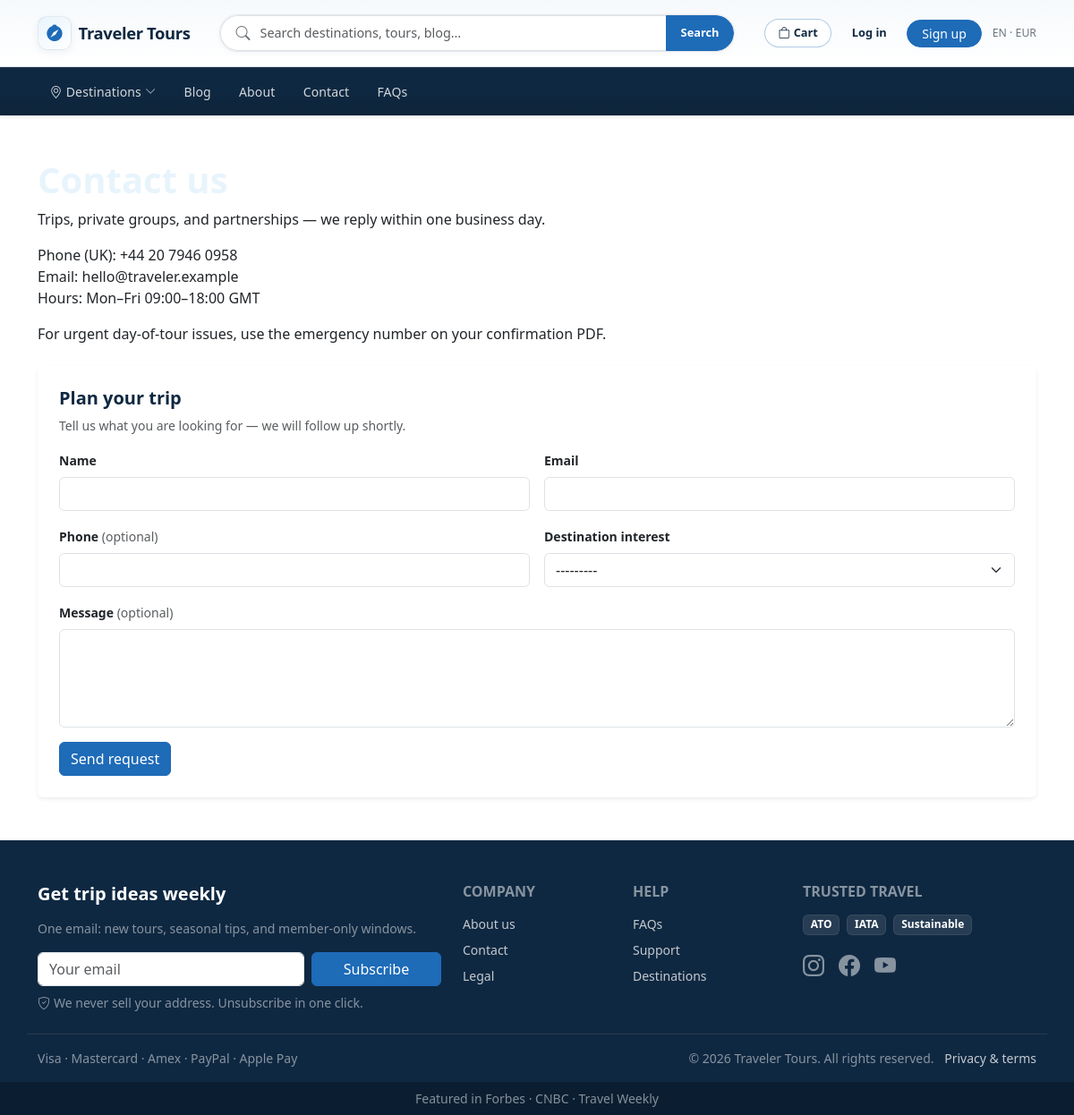
Page /contact/ on the committed database.
### website/models.py (models this page shows, shortened)
class SiteSettings(models.Model):
    site_name = models.CharField(max_length=120, default="Traveler")
    search_placeholder = models.CharField(
        max_length=160,
        default="Where do you want to go?",
    )
    header_account_url = models.URLField(
        max_length=500,
        blank=True,
        help_text="Leave blank to use this site’s /account/ (recommended). If set, an extra “External account” link appears in the header only.",
    )
    header_cart_url = models.URLField(
        max_length=500,
        blank=True,
        help_text="Leave blank to use this site’s /cart/ (recommended). If set, an extra “External cart” link appears in the header only.",
    )
    header_locale_label = models.CharField(max_length=80, default="EN · USD", blank=True)
    default_hero_image_url = models.URLField(
        max_length=500,
        blank=True,
        help_text="Used when the home hero URL is empty.",
    )
    default_card_image_url = models.URLField(
        max_length=500,
        blank=True,
        help_text="Fallback for blog/destination cards without an image.",
    )
    newsletter_title = models.CharField(max_length=200, default="Get travel inspiration")
    newsletter_subtitle = models.CharField(max_length=300, blank=True)
    newsletter_fine_print = models.CharField(max_length=300, blank=True)
    footer_payment_line = models.CharField(max_length=200, blank=True)
    press_bar_intro = models.CharField(max_length=120, default="As seen in", blank=True)
    copyright_holder = models.CharField(max_length=200, default="Traveler", blank=True)
    class Meta:
        verbose_name_plural = "Site settings"
    @classmethod
    def load(cls):
        obj, _ = cls.objects.get_or_create(pk=1)
        return obj

class SitePage(models.Model):
    class PageKey(models.TextChoices):
        HOME = "home", "Home"
        ABOUT = "about", "About"
        CONTACT = "contact", "Contact"
        FAQS = "faqs", "FAQs"
        LEGAL = "legal", "Legal"
    page_key = models.CharField(
        max_length=20,
        choices=PageKey.choices,
        unique=True,
    )
    title = models.CharField(max_length=200)
    intro = models.TextField(
        blank=True,
        help_text="Short text below the title (plain text).",
    )
    body = models.TextField(
        blank=True,
        help_text="Main copy (plain text; line breaks preserved on the site).",
    )
    show_lead_form = models.BooleanField(
        default=False,
        help_text="If enabled, the lead capture form appears on this page (in addition to Contact).",
    )
    featured_destinations = models.ManyToManyField(
        "Destination",
        blank=True,
        related_name="featured_on_pages",
        help_text="Pinned destinations with quick links to hub and sub-pages.",
    )
    featured_blog_posts = models.ManyToManyField(
        "BlogPost",
        blank=True,
        related_name="featured_on_pages",
    )
    featured_tours = models.ManyToManyField(
        "Tour",
        blank=True,
        related_name="featured_on_pages",
    )
    featured_attractions = models.ManyToManyField(
        "Attraction",
        blank=True,
        related_name="featured_on_pages",
    )
    featured_things_to_do = models.ManyToManyField(
        "ThingToDo",
        blank=True,
        related_name="featured_on_pages",
    )
    class Meta:
        ordering = ["page_key"]

class FooterNavLink(models.Model):
    class Column(models.TextChoices):
        COMPANY = "company", "Company"
        HELP = "help", "Help"
    column = models.CharField(max_length=20, choices=Column.choices)
    label = models.CharField(max_length=120)
    href = models.CharField(
        max_length=400,
        help_text="Path like /about/ or full URL.",
    )
    sort_order = models.PositiveIntegerField(default=0)
    class Meta:
        ordering = ["column", "sort_order", "id"]

class FooterTrustBadge(models.Model):
    label = models.CharField(max_length=80)
    sort_order = models.PositiveIntegerField(default=0)
    class Meta:
        ordering = ["sort_order", "id"]

class SocialLink(models.Model):
    class Network(models.TextChoices):
        INSTAGRAM = "instagram", "Instagram"
        FACEBOOK = "facebook", "Facebook"
        YOUTUBE = "youtube", "YouTube"
        TWITTER = "twitter", "X / Twitter"
        TIKTOK = "tiktok", "TikTok"
    network = models.CharField(max_length=20, choices=Network.choices)
    url = models.URLField(max_length=500)
    sort_order = models.PositiveIntegerField(default=0)
    class Meta:
        ordering = ["sort_order", "id"]
    def icon_bootstrap(self):
        m = {
            self.Network.INSTAGRAM: "bi-instagram",
            self.Network.FACEBOOK: "bi-facebook",
            self.Network.YOUTUBE: "bi-youtube",
            self.Network.TWITTER: "bi-twitter-x",
            self.Network.TIKTOK: "bi-tiktok",
        }
        return m.get(self.network, "bi-link-45deg")

class PressMention(models.Model):
    name = models.CharField(max_length=120)
    sort_order = models.PositiveIntegerField(default=0)
    class Meta:
        ordering = ["sort_order", "id"]

### website/views.py (the view)
# urls.py: path("contact/", views.contact, name="contact"),
def contact(request):
    page = get_site_page(SitePage.PageKey.CONTACT)
    initial = {
        "source_page": SitePage.PageKey.CONTACT,
        "next": reverse("contact"),
    }
    if request.user.is_authenticated:
        u = request.user
        initial["name"] = u.get_full_name() or u.get_username()
        initial["email"] = u.email
        if hasattr(u, "profile"):
            initial["phone"] = u.profile.phone
    form = LeadForm(initial=initial)
    return render(
        request,
        "website/contact.html",
        {"site_page": page, "lead_form": form},
    )

### website/templates/website/contact.html (shortened to what this page needs)
{% extends "website/base.html" %}
{% block content %}
<h1>{{ site_page.title }}</h1>
{% if site_page.intro %}<p>{{ site_page.intro|linebreaksbr }}</p>{% endif %}
{% if site_page.body %}<div>{{ site_page.body|linebreaks }}</div>{% endif %}
{% include "website/includes/lead_form.html" %}
{% endblock %}

### website/templates/website/includes/site_header.html (shortened to what this page needs)
<header class="cw-site-header sticky-top shadow-sm" style="z-index: 1030;">
  <div class="cw-topbar">
    <div class="container py-2 py-lg-3">
      <div class="d-flex flex-column flex-lg-row align-items-stretch align-items-lg-center gap-2 gap-lg-3">
        <div class="d-flex align-items-center justify-content-between min-w-0">
          <a href="{% url 'home' %}" class="cw-header-brand text-decoration-none d-flex align-items-center gap-2 min-w-0">
            <span class="cw-header-brand__mark d-flex align-items-center justify-content-center flex-shrink-0" aria-hidden="true">
              <i class="bi bi-compass-fill"></i>
            </span>
            <span class="cw-header-brand__text text-truncate">{{ site_settings.site_name }}</span>
          </a>
        </div>
        <form class="cw-header-search flex-lg-grow-1 mx-lg-auto" method="get" action="{% url 'search' %}" role="search" style="max-width: 36rem;">
          <div class="input-group cw-header-search__group">
            <span class="input-group-text border-end-0 bg-transparent ps-3 rounded-start-pill"><i class="bi bi-search text-secondary" aria-hidden="true"></i></span>
            <input
              id="cw-global-search"
              type="search"
              name="q"
              class="form-control border-start-0 ps-0"
              placeholder="{{ site_settings.search_placeholder }}"
              value="{{ request.GET.q|default:'' }}"
              autocomplete="off"
            >
            <button type="submit" class="btn btn-cw-accent px-3 rounded-end-pill" aria-label="Search">
              <span class="d-none d-sm-inline">Search</span>
            </button>
          </div>
        </form>
        <div class="d-none d-lg-flex align-items-center justify-content-end flex-wrap gap-2 flex-shrink-0 cw-header-toolbar" role="navigation" aria-label="Account and cart">
          <a href="{% url 'account_cart' %}" class="btn btn-sm cw-header-btn-cart position-relative">
            <i class="bi bi-bag me-1" aria-hidden="true"></i>Cart
          </a>
          {% if user.is_authenticated %}
          <div class="dropdown">
            <button class="btn btn-sm cw-header-btn-account dropdown-toggle" type="button" data-bs-toggle="dropdown" data-bs-auto-close="outside" aria-expanded="false" aria-label="Account menu">
              <i class="bi bi-person-circle me-1" aria-hidden="true"></i>Account
            </button>
            <ul class="dropdown-menu dropdown-menu-end shadow border-0 rounded-3 py-2 cw-header-dropdown">
              <li><a class="dropdown-item rounded-2" href="{% url 'account_home' %}">Overview</a></li>
              <li><a class="dropdown-item rounded-2" href="{% url 'account_profile' %}">Profile &amp; settings</a></li>
              <li><a class="dropdown-item rounded-2" href="{% url 'account_inquiries' %}">My inquiries</a></li>
              <li><hr class="dropdown-divider my-2"></li>
              <li>
                <form method="post" action="{% url 'account_logout' %}" class="px-2 m-0">
                  {% csrf_token %}
                  <button type="submit" class="dropdown-item rounded-2 text-danger">Log out</button>
                </form>
              </li>
            </ul>
          </div>
          {% else %}
          <a href="{% url 'account_login' %}" class="btn btn-sm cw-header-btn-ghost">Log in</a>
          <a href="{% url 'account_signup' %}" class="btn btn-sm btn-cw-accent rounded-pill px-3">Sign up</a>
          {% endif %}
          {% if site_settings.header_locale_label %}<span class="small text-secondary ms-1">{{ site_settings.header_locale_label }}</span>{% endif %}
        </div>
      </div>
    </div>
  </div>
  <nav class="navbar navbar-expand-lg navbar-dark cw-main-nav py-0">
    <div class="container">
      <div class="collapse navbar-collapse pb-lg-0 cw-main-nav__collapse" id="cwMainNav">
        <ul class="navbar-nav me-auto mb-2 mb-lg-0 py-lg-2 cw-main-nav__links">
          <li class="nav-item cw-nav-dest d-none d-lg-block position-relative">
            <a href="{% url 'destination_list' %}" class="nav-link cw-main-nav__link cw-nav-dest__trigger d-inline-flex align-items-center gap-1">
              <i class="bi bi-geo-alt d-inline" aria-hidden="true"></i>
              <span>Destinations</span>
              <i class="bi bi-chevron-down cw-nav-dest__caret small" aria-hidden="true"></i>
            </a>
          </li>
          <li class="nav-item">
            <a class="nav-link cw-main-nav__link" href="{% url 'blog_index' %}">Blog</a>
          </li>
          <li class="nav-item">
            <a class="nav-link cw-main-nav__link" href="{% url 'about' %}">About</a>
          </li>
          <li class="nav-item">
            <a class="nav-link cw-main-nav__link" href="{% url 'contact' %}">Contact</a>
          </li>
          <li class="nav-item">
            <a class="nav-link cw-main-nav__link" href="{% url 'faqs' %}">FAQs</a>
          </li>
        </ul>
      </div>
    </div>
  </nav>
</header>

### website/templates/website/includes/site_footer.html (shortened to what this page needs)
{% load site_tags %}
<footer class="cw-footer bg-cw-navy-deep text-white pt-5 pb-0 mt-auto">
  <div class="container">
    <div class="row g-4 pb-4 border-bottom border-secondary border-opacity-25">
      <div class="col-lg-5">
        <h2 class="h5 fw-bold mb-3">{{ site_settings.newsletter_title }}</h2>
        {% if site_settings.newsletter_subtitle %}
        <p class="small text-white-50 mb-3">{{ site_settings.newsletter_subtitle }}</p>
        {% endif %}
        <form method="post" action="{% url 'lead_submit' %}" class="row g-2 align-items-stretch">
          <div class="col-sm-8">
            <input
              id="footer-email"
              type="email"
              name="email"
              class="form-control"
              placeholder="Your email"
              required
              autocomplete="email"
            >
          </div>
          <div class="col-sm-4">
            <button type="submit" class="btn btn-cw-accent w-100">Subscribe</button>
          </div>
        </form>
        {% if site_settings.newsletter_fine_print %}
        <p class="small text-white-50 mt-2 mb-0">
          <i class="bi bi-shield-check me-1" aria-hidden="true"></i>{{ site_settings.newsletter_fine_print }}
        </p>
        {% endif %}
      </div>
      <div class="col-6 col-md-3 col-lg-2">
        <h3 class="h6 text-uppercase fw-bold text-white-50 mb-3">Company</h3>
        <ul class="list-unstyled small mb-0">
          {% for link in footer_company_links %}
          <li class="mb-2"><a href="{% cw_href link.href %}">{{ link.label }}</a></li>
          {% empty %}
          <li class="mb-2"><a href="{% url 'about' %}">About us</a></li>
          {% endfor %}
        </ul>
      </div>
      <div class="col-6 col-md-3 col-lg-2">
        <h3 class="h6 text-uppercase fw-bold text-white-50 mb-3">Help</h3>
        <ul class="list-unstyled small mb-0">
          {% for link in footer_help_links %}
          <li class="mb-2"><a href="{% cw_href link.href %}">{{ link.label }}</a></li>
          {% empty %}
          <li class="mb-2"><a href="{% url 'faqs' %}">FAQs</a></li>
          {% endfor %}
        </ul>
      </div>
      <div class="col-md-6 col-lg-3">
        <h3 class="h6 text-uppercase fw-bold text-white-50 mb-3">Trusted travel</h3>
        <div class="d-flex flex-wrap gap-2 mb-3">
          {% for b in footer_trust_badges %}
          <span class="badge bg-white bg-opacity-10 border border-secondary border-opacity-25">{{ b.label }}</span>
          {% empty %}
          <span class="badge bg-white bg-opacity-10 border border-secondary border-opacity-25">ATO</span>
          {% endfor %}
        </div>
        <div class="d-flex gap-3 fs-4">
          {% for s in social_links %}
          <a href="{{ s.url }}" class="text-white-50" rel="noopener noreferrer" target="_blank" aria-label="{{ s.get_network_display }}"><i class="bi {{ s.icon_bootstrap }}"></i></a>
          {% endfor %}
        </div>
      </div>
    </div>
    <div class="row align-items-center py-3 small text-white-50">
      <div class="col-md-6 mb-2 mb-md-0">
        {% if site_settings.footer_payment_line %}
        {{ site_settings.footer_payment_line }}
        {% else %}
        <span class="me-3"><i class="bi bi-credit-card me-1"></i>Visa</span>
        <span class="me-3">MC</span>
        <span><i class="bi bi-paypal me-1"></i>PayPal</span>
        {% endif %}
      </div>
      <div class="col-md-6 text-md-end">
        © {% now "Y" %} {{ site_settings.copyright_holder|default:site_settings.site_name }}. All rights reserved.
        <a href="{% url 'legal' %}" class="ms-2">Privacy &amp; terms</a>
      </div>
    </div>
  </div>
  {% if press_mentions %}
  <div class="bg-black bg-opacity-25 py-2 text-center small text-white-50">
    {{ site_settings.press_bar_intro }}
    {% for p in press_mentions %}
    {% if not forloop.first %} · {% endif %}<span class="text-white-50">{{ p.name }}</span>
    {% endfor %}
  </div>
  {% endif %}
</footer>

### rows in the picture
SiteSettings: site_name "Traveler Tours", q "Search destinations, tours, blog…", header_locale_label "EN · EUR", newsletter_title "Get trip ideas weekly", newsletter_subtitle "One email: new tours, seasonal tips, and member-only windows.", newsletter_fine_print "We never sell your address. Unsubscribe in one click.", footer_payment_line "Visa · Mastercard · Amex · PayPal · Apple Pay", copyright_holder "Traveler Tours", press_bar_intro "Featured in"
SitePage: intro "Trips, private groups, and partnerships — we reply within one business day.", body "Phone (UK): +44 20 7946 0958 Email: hello@traveler.example Hours: Mon–Fri 09:00–18:00 GMT For urgent day-of-tour issues, use the emergency number on your confirmation PDF."
FooterNavLink: label "About us"
FooterNavLink: label "Contact"
FooterNavLink: label "Legal"
FooterNavLink: label "FAQs"
FooterNavLink: label "Support"
FooterNavLink: label "Destinations"
FooterTrustBadge: label "ATO"
FooterTrustBadge: label "IATA"
FooterTrustBadge: label "Sustainable"
PressMention: name "Forbes"
PressMention: name "CNBC"
PressMention: name "Travel Weekly"
